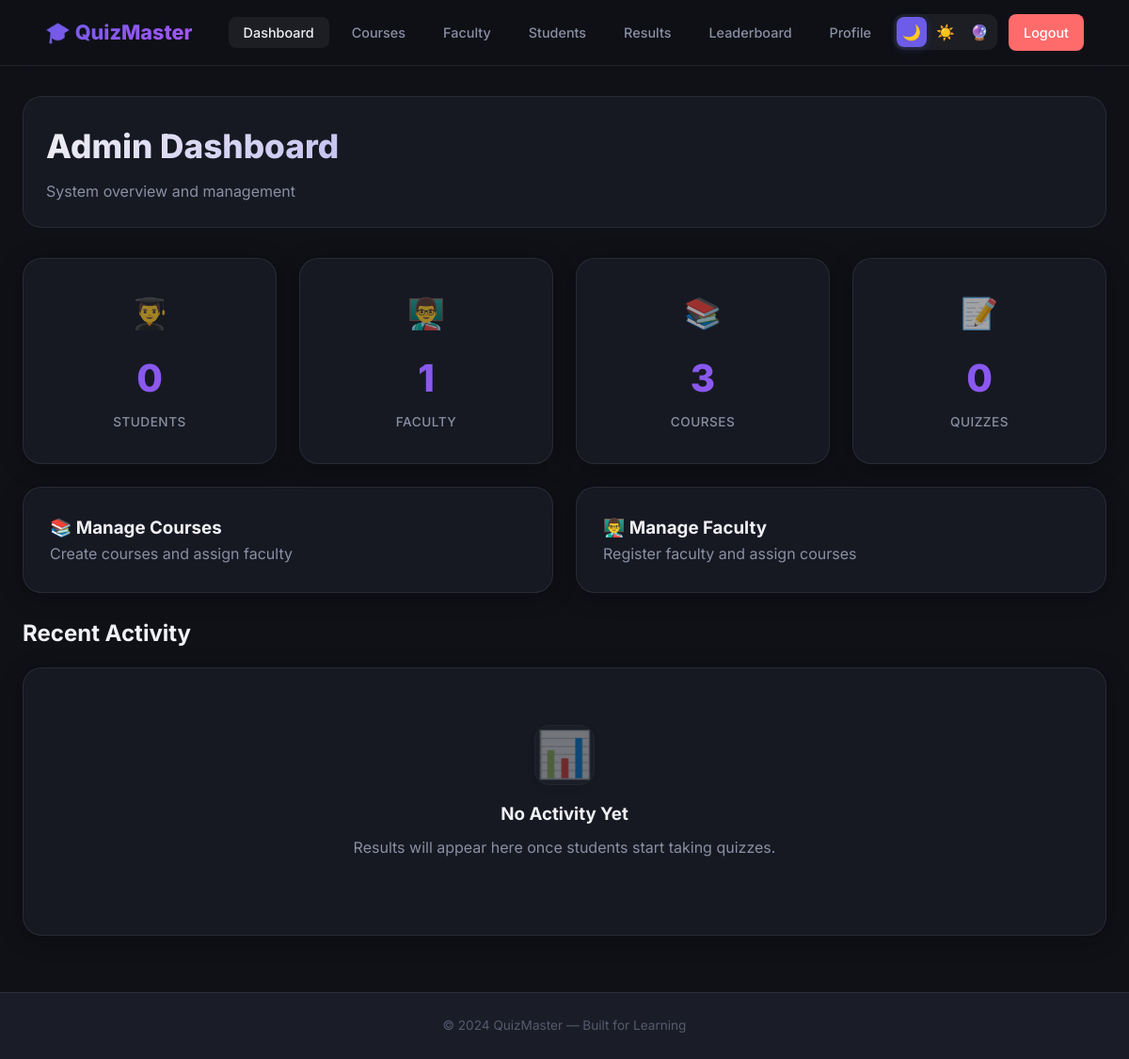
The app's page /admin/dashboard (signed in), older data.
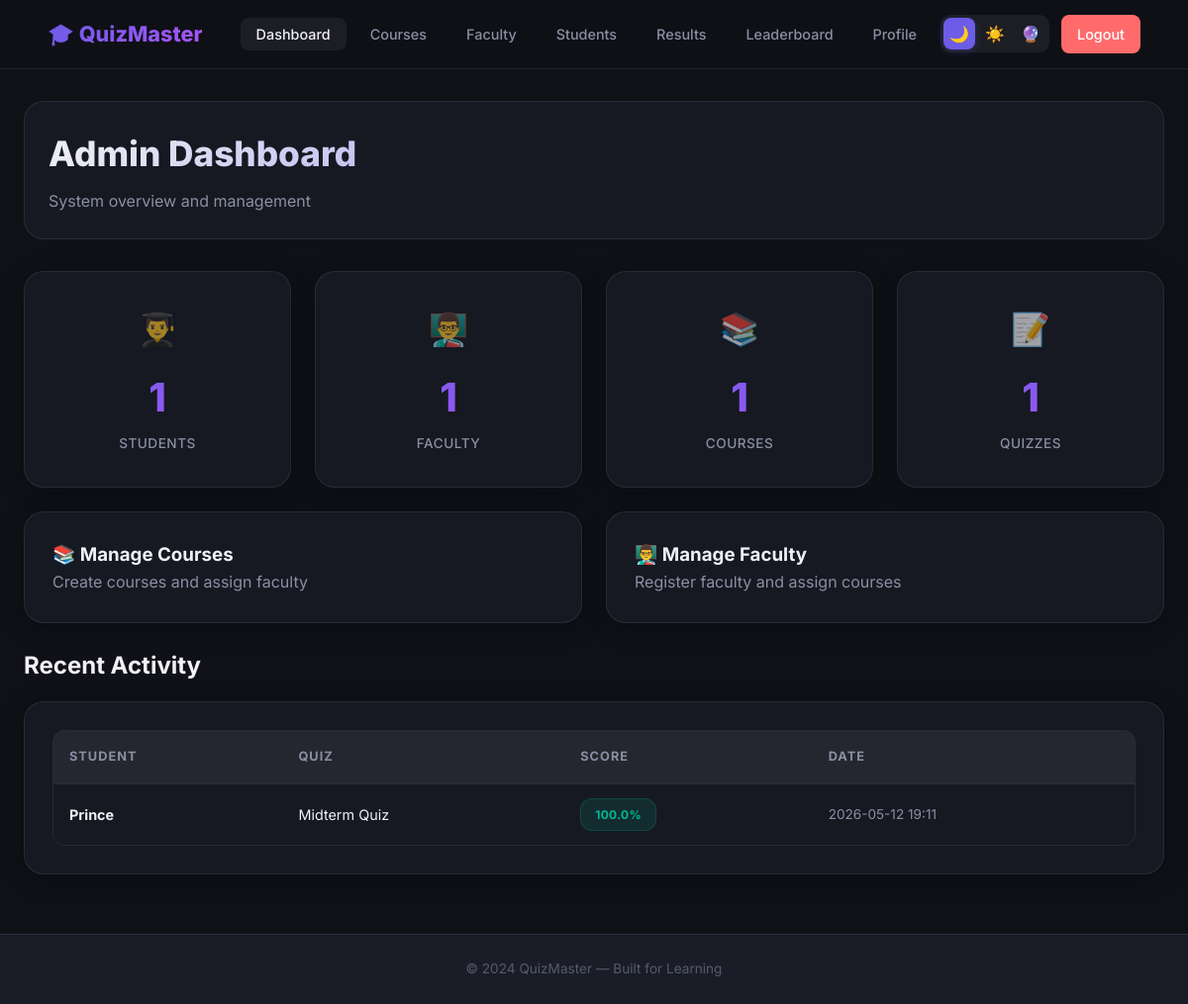
The same page, newer data.
### tables this page shows
CREATE TABLE quiz_attempts (
        id INTEGER PRIMARY KEY AUTOINCREMENT,
        user_id INTEGER NOT NULL,
        quiz_id INTEGER NOT NULL,
        score INTEGER DEFAULT 0,
        total INTEGER DEFAULT 0,
        percentage REAL DEFAULT 0,
        started_at TIMESTAMP DEFAULT CURRENT_TIMESTAMP,
        completed_at TIMESTAMP,
        FOREIGN KEY (user_id) REFERENCES users(id) ON DELETE CASCADE,
        FOREIGN KEY (quiz_id) REFERENCES quizzes(id) ON DELETE CASCADE
    );

CREATE TABLE users (
        id INTEGER PRIMARY KEY AUTOINCREMENT,
        name TEXT NOT NULL,
        email TEXT UNIQUE NOT NULL,
        password TEXT NOT NULL,
        role TEXT NOT NULL DEFAULT 'student',
        created_at TIMESTAMP DEFAULT CURRENT_TIMESTAMP
    );

CREATE TABLE quizzes (
        id INTEGER PRIMARY KEY AUTOINCREMENT,
        title TEXT NOT NULL,
        description TEXT,
        course_id INTEGER NOT NULL,
        faculty_id INTEGER NOT NULL,
        duration INTEGER DEFAULT 300,
        is_active INTEGER DEFAULT 0,
        created_at TIMESTAMP DEFAULT CURRENT_TIMESTAMP,
        FOREIGN KEY (course_id) REFERENCES courses(id) ON DELETE CASCADE,
        FOREIGN KEY (faculty_id) REFERENCES users(id)
    );

### app.py (the view)
@app.route("/admin/dashboard")
@admin_required
def admin_dashboard():
    conn = get_db()
    stats = {
        "students": conn.execute("SELECT COUNT(*) FROM users WHERE role='student'").fetchone()[0],
        "faculty": conn.execute("SELECT COUNT(*) FROM users WHERE role='faculty'").fetchone()[0],
        "courses": conn.execute("SELECT COUNT(*) FROM courses").fetchone()[0],
        "quizzes": conn.execute("SELECT COUNT(*) FROM quizzes").fetchone()[0],
        "attempts": conn.execute("SELECT COUNT(*) FROM quiz_attempts WHERE completed_at IS NOT NULL").fetchone()[0],
    }
    recent = conn.execute("""
        SELECT qa.*, u.name as student_name, qz.title as quiz_title
        FROM quiz_attempts qa JOIN users u ON qa.user_id = u.id
        JOIN quizzes qz ON qa.quiz_id = qz.id
        WHERE qa.completed_at IS NOT NULL ORDER BY qa.completed_at DESC LIMIT 10
    """).fetchall()
    conn.close()
    return render_template("admin/dashboard.html", stats=stats, recent=recent)

### app.py (called while the page is built)
@login_manager.user_loader
def load_user(user_id):
    conn = get_db()
    user = conn.execute("SELECT * FROM users WHERE id = ?", (user_id,)).fetchone()
    conn.close()
    if user:
        return User(user["id"], user["name"], user["email"], user["password"], user["role"], user["created_at"])
    return None

@app.context_processor
def inject_theme():
    theme = request.cookies.get("theme", "dark")
    return dict(current_theme=theme)

### database.py (called while the page is built)
def get_db():
    conn = sqlite3.connect(DB_PATH)
    conn.row_factory = sqlite3.Row
    conn.execute("PRAGMA foreign_keys = ON")
    return conn

### helpers.py (called while the page is built)
def admin_required(f):
    @wraps(f)
    @login_required
    def decorated_function(*args, **kwargs):
        if current_user.role != "admin":
            flash("Access denied. Admin privileges required.", "error")
            return redirect(url_for("login"))
        return f(*args, **kwargs)
    return decorated_function

### templates/admin/dashboard.html (shortened to what this page needs)
{% extends "base.html" %}
{% block content %}
<div class="page-wrapper">
  <div class="container">
    <div class="page-header animate-in">
      <h1>Admin Dashboard</h1>
      <p>System overview and management</p>
    </div>
    <div class="grid grid-4 mb-3">
      <div class="card stat-card animate-in">
        <div class="stat-icon">👨‍🎓</div>
        <div class="stat-value">{{ stats.students }}</div>
        <div class="stat-label">Students</div>
      </div>
      <div class="card stat-card animate-in">
        <div class="stat-icon">👨‍🏫</div>
        <div class="stat-value">{{ stats.faculty }}</div>
        <div class="stat-label">Faculty</div>
      </div>
      <div class="card stat-card animate-in">
        <div class="stat-icon">📚</div>
        <div class="stat-value">{{ stats.courses }}</div>
        <div class="stat-label">Courses</div>
      </div>
      <div class="card stat-card animate-in">
        <div class="stat-icon">📝</div>
        <div class="stat-value">{{ stats.quizzes }}</div>
        <div class="stat-label">Quizzes</div>
      </div>
    </div>
    <div class="grid grid-2 mb-3">
      <a href="{{ url_for('admin_courses') }}" class="card animate-in" style="text-decoration:none; color:inherit;">
        <h3 style="font-weight:700;">📚 Manage Courses</h3>
        <p style="color:var(--text-secondary);">Create courses and assign faculty</p>
      </a>
      <a href="{{ url_for('admin_faculty') }}" class="card animate-in" style="text-decoration:none; color:inherit;">
        <h3 style="font-weight:700;">👨‍🏫 Manage Faculty</h3>
        <p style="color:var(--text-secondary);">Register faculty and assign courses</p>
      </a>
    </div>
    <h2 class="animate-in mb-2" style="font-weight:700;">Recent Activity</h2>
    {% if recent %}
    <div class="card animate-in">
      <div class="table-wrapper">
        <table>
          <thead><tr><th>Student</th><th>Quiz</th><th>Score</th><th>Date</th></tr></thead>
          <tbody>
            {% for r in recent %}
            <tr>
              <td><strong>{{ r['student_name'] }}</strong></td>
              <td>{{ r['quiz_title'] }}</td>
              <td>
                {% if r['percentage'] >= 80 %}<span class="badge badge-success">{{ r['percentage'] }}%</span>
                {% elif r['percentage'] >= 50 %}<span class="badge badge-warning">{{ r['percentage'] }}%</span>
                {% else %}<span class="badge badge-error">{{ r['percentage'] }}%</span>{% endif %}
              </td>
              <td style="color:var(--text-secondary); font-size:.85rem;">{{ r['completed_at'][:16] if r['completed_at'] else 'N/A' }}</td>
            </tr>
            {% endfor %}
          </tbody>
        </table>
      </div>
    </div>
    {% else %}
    <div class="card empty-state animate-in">
      <div class="empty-icon">📊</div>
      <h3>No Activity Yet</h3>
      <p>Results will appear here once students start taking quizzes.</p>
    </div>
    {% endif %}
  </div>
</div>
{% endblock %}

Row changes from the older to the newer data that the page shows:
added quiz_attempts: student_name "Prince", quiz_title "Midterm Quiz", percentage "100.0", completed_at "2026-05-12 19:11"
Text that changed along with them:
{{ stats.students }}: "0" → "1"
{{ stats.courses }}: "3" → "1"
{{ stats.quizzes }}: "0" → "1"
text no longer shown: "📊 No Activity Yet Results will appear here once students start taking quizzes."
text now shown: "STUDENT QUIZ SCORE DATE"
